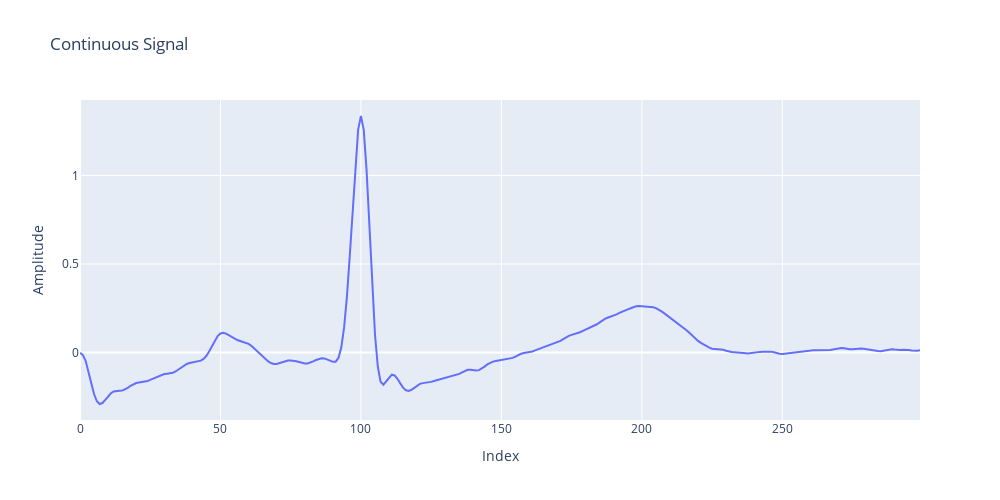

Notebook code for this chart:
### Markdown cell above
### The effect of filtering is very clear. Removed all unneeded noise

### Code cell
draw(filteredHealthy[104])

### Figure 1 — Plotly figure (JSON) as saved in the notebook; plotly's stock layout.template omitted (floating-point values rounded to 4 significant figures; data arrays with more than 128 entries replaced by an {"elided": "..."} marker saying what was removed)
{"data": [{"mode": "lines", "name": "Continuous Signal", "type": "scatter", "y": {"elided": "300 float values"}}], "layout": {"height": 500, "title": {"text": "Continuous Signal"}, "width": 1000, "xaxis": {"title": {"text": "Index"}}, "yaxis": {"title": {"text": "Amplitude"}}}}
